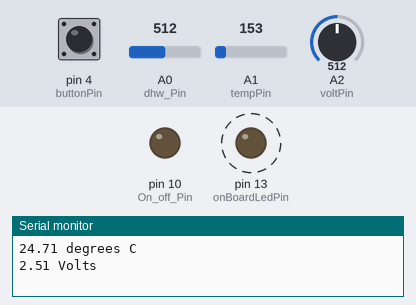
A sketch run on a simulated Arduino Uno, built with avr-gcc and run on an emulated ATmega328P. Shown: output pins drawn as LEDs (lit = HIGH), the last lines printed to the serial monitor. Dashed ring = blinking. Inputs (shaded band) come from the test bench; at power-on: pin 4 (buttonPin) HIGH, A0 (dhw_Pin) = 512, A1 (tempPin) = 153, A2 (voltPin) = 512. Pins used as bus, display or sensor lines are not drawn.

Above: at 1.2 s.
1.3 s: pin 4 (buttonPin) pulled LOW for 0.15 s
At 1.9 s:
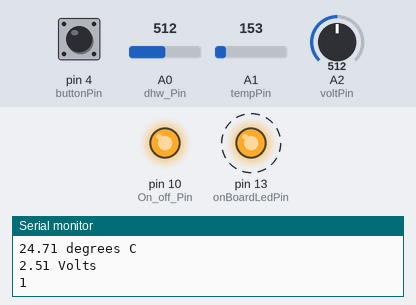
4.3 s: pin 4 (buttonPin) pulled LOW for 3.2 s
At 4.9 s:
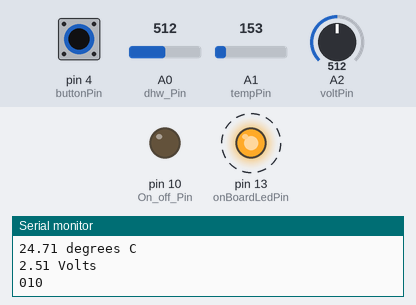
Timing chart, 0 to 15.0 s (numbered marks = the images above; inputs shaded):
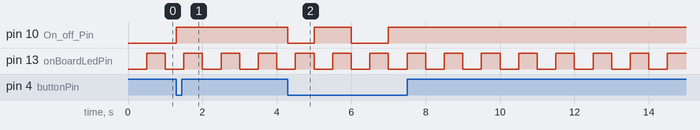

Measured:
- after the input at 1.3 s, pin 10 (On_off_Pin): LOW → HIGH at once
- after the input at 4.3 s, pin 10 (On_off_Pin): HIGH → LOW at once, → HIGH 0.70 s later, → LOW 1.0 s later, → HIGH 1.0 s later
- by itself, pin 13 (onBoardLedPin): alternates HIGH for 0.50 s and LOW for 0.50 s

The sketch:

exhaust_1_4_4.ino
```cpp
/*
----------------------------------------------------

   DHW                     10K
1.2 to 1.5v o---/\/\/--.--/\/\/---o GND Arduino
                  |         |
 Pin 0 o-----------         ------o GND DHW

----------------------------------------------------
*/

const int onBoardLedPin = 13;       // the pin numbers for the LEDs
const int On_off_Pin = 10;
const int powervent_Pin = 7;     // the number of the powervent relay pin
const int buttonPin = 4;            // the pin number for the button

const int voltPin = A2;     // the number of the voltPin input pin
const int tempPin = A1;     // the number of the tempPin input pin
const int dhw_Pin = A0;     // the number of the demand hot water input pin

const int buttonInterval = 1000; // number of millisecs between button readings
const int blinkDuration = 500; // number of millisecs that Led's are on - all three leds use this
const int onBoardLedInterval = 500; // number of millisecs between blinks
const int temp_delay = 1000;           // number of millisecs in the delay
const int volt_delay = 1000;           // number of millisecs in the delay
const int powervent_delay = 5000;      // number of millisecs in the delay

byte On_off_State = LOW;
byte onBoardLedState = LOW;             // used to record whether the LEDs are on or off
byte powervent_State = LOW;                   // used to record whether the relays are on or off

unsigned long previousTempSample = 0;
unsigned long previousVoltSample = 0;
unsigned long currentMillis = 0;    // stores the value of millis() in each iteration of loop()
unsigned long previousOnBoardLedMillis = 0;   // will store last time the LED was updated
unsigned long previousButtonMillis = 0; // time when button press last checked
unsigned long powerventStart;

void setup() {

  Serial.begin(9600);
  pinMode(buttonPin, INPUT_PULLUP);
  pinMode(On_off_Pin, OUTPUT);
  pinMode(onBoardLedPin, OUTPUT);
  pinMode(powervent_Pin, OUTPUT);  // initialize the powervent_Pin as an output:
}

//========================================

void loop() {

  currentMillis = millis();
  readButton();               // call the functions that do the work
  updateOnBoardLedState();
  powervent();         // call the functions that do the work
  switchRelays();
  temp();
  volts();
}

void switchRelays() {
  digitalWrite(onBoardLedPin, onBoardLedState);
  digitalWrite(On_off_Pin, On_off_State);
  digitalWrite(powervent_Pin, powervent_State);     // this is the code that actually switches the relay on and off
}

//========================================

void updateOnBoardLedState() {

  if (onBoardLedState == LOW) {
    // if the Led is off, we must wait for the interval to expire before turning it on
    if (currentMillis - previousOnBoardLedMillis >= onBoardLedInterval) {
      onBoardLedState = HIGH;
      previousOnBoardLedMillis += onBoardLedInterval;
    }
  }
  else {  // i.e. if onBoardLedState is HIGH

    // if the Led is on, we must wait for the duration to expire before turning it off
    if (currentMillis - previousOnBoardLedMillis >= blinkDuration) {
      // time is up, so change the state to LOW
      onBoardLedState = LOW;
      // and save the time when we made the change
      previousOnBoardLedMillis += blinkDuration;
    }
  }
}

//========================================

void powervent() {

  int val = analogRead(dhw_Pin);
  if (val >= 180 )       // check if the input is greater than 180
  {
    powervent_State = HIGH;   // turn powervent_Pin, HIGH
    powerventStart = millis();
  }
  if ( millis() - powerventStart >= powervent_delay) {
    powervent_State = LOW;
  }
}

//========================================

void temp() {

  int reading = analogRead(tempPin);
  if (currentMillis - previousTempSample >= temp_delay)
  {
    previousTempSample += temp_delay;
    // add code to take temperature reading here
    float voltage = reading * 5.0;
    voltage /= 1024.0;
    // now print out the temperature
    float temperatureC = (voltage - 0.5) * 100 ;  //converting from 10 mv per degree wit 500 mV offset
    //to degrees ((voltage - 500mV) times 100)
    Serial.print(temperatureC); Serial.println(" degrees C");
  }
}

//========================================

void readButton() {

  if (millis() - previousButtonMillis >= buttonInterval) {

    if (digitalRead(buttonPin) == LOW) {
      On_off_State = ! On_off_State; // this changes it to LOW if it was HIGH
      Serial.print(On_off_State);
      //   and to HIGH if it was LOW
      previousButtonMillis += buttonInterval;
    }
  }
}

//========================================

void volts() {

  #define NUM_SAMPLES 10
  int sum = 0;                    // sum of samples taken
  unsigned char sample_count = 0; // current sample number

  if (currentMillis - previousVoltSample >= volt_delay)
  {
    previousVoltSample += volt_delay;
    // add code to take temperature reading here
    float voltage = 0.0;            // calculated voltage
    // take a number of analog samples and add them up
    while (sample_count < NUM_SAMPLES) {
      sum += analogRead(voltPin);
      sample_count++;
    }
    voltage = ((float)sum / (float)NUM_SAMPLES * 5.015) / 1024.0;
    Serial.print(voltage);
    Serial.println (" Volts");
    sample_count = 0;
    sum = 0;
  }
}
```
